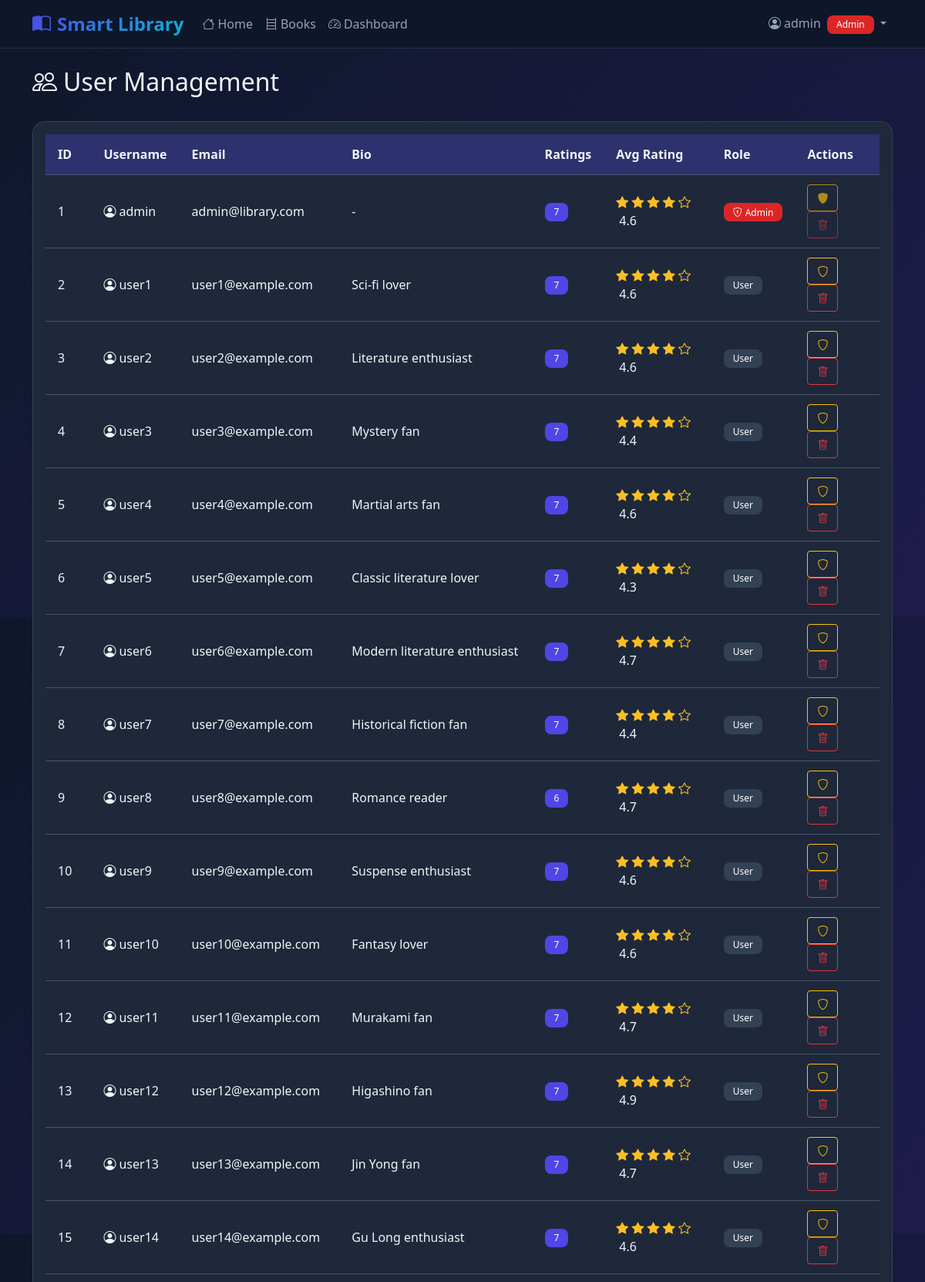
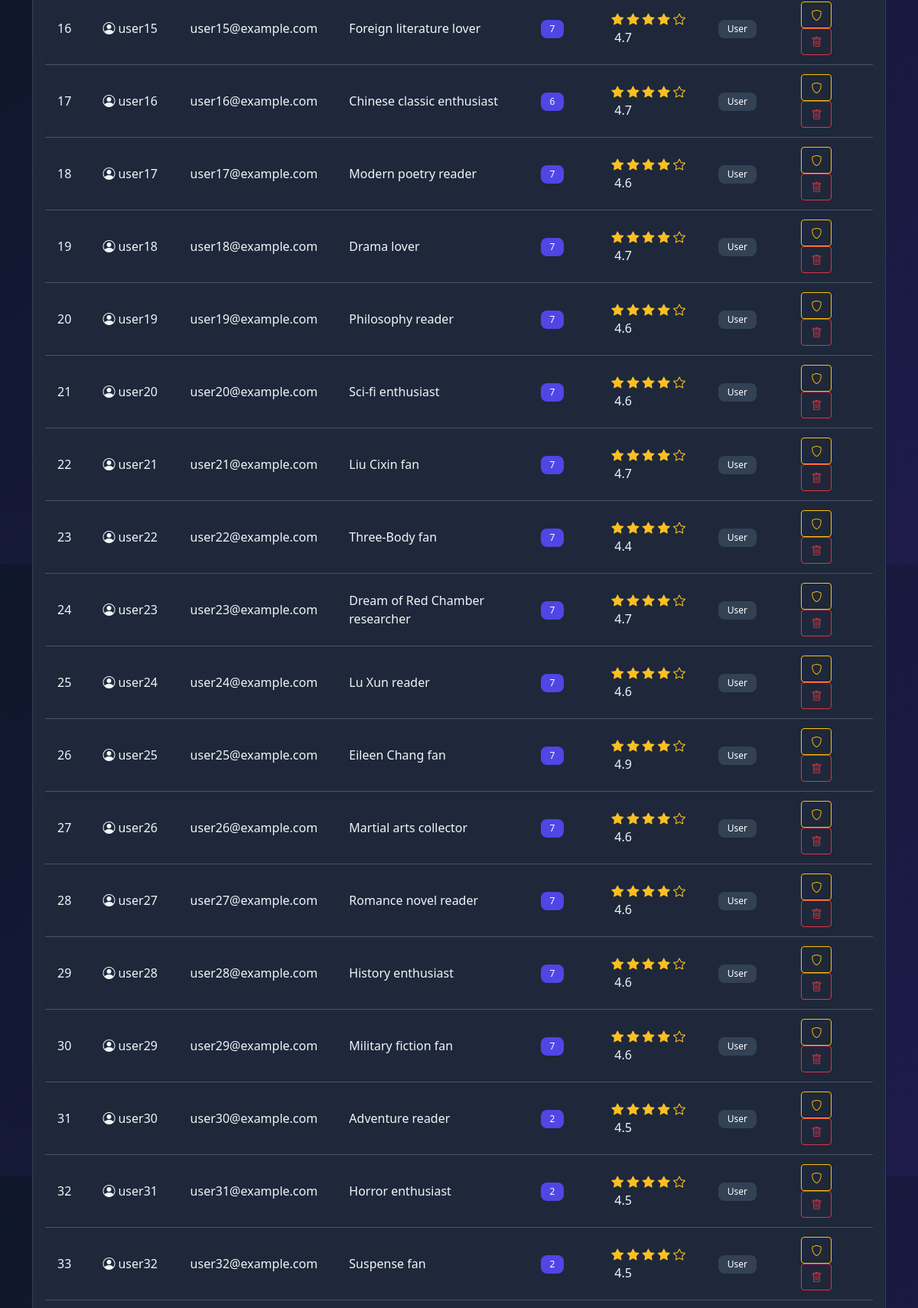
Page /admin/users (signed in, upper part) on the committed database (2 pictures, top to bottom).
### tables this page shows
CREATE TABLE users (
    id INTEGER PRIMARY KEY AUTOINCREMENT,
    username TEXT UNIQUE NOT NULL,
    email TEXT UNIQUE NOT NULL,
    password_hash TEXT NOT NULL,
    bio TEXT DEFAULT '',
    is_admin INTEGER DEFAULT 0,
    created_at TIMESTAMP DEFAULT CURRENT_TIMESTAMP
);

### app.py (the view)
@app.route('/admin/users')
@admin_required
def admin_users():
    users = query_db('''
        SELECT u.*,
               (SELECT COUNT(*) FROM ratings WHERE user_id = u.id) as rating_count,
               (SELECT AVG(rating) FROM ratings WHERE user_id = u.id) as avg_rating
        FROM users u
        ORDER BY u.created_at DESC
    ''')
    return render_template('admin/users.html', users=users)

### app.py (called while the page is built)
def get_db():
    db = getattr(g, '_database', None)
    if db is None:
        db = g._database = sqlite3.connect(app.config['DATABASE'])
        db.row_factory = sqlite3.Row
    return db

def query_db(query, args=(), one=False):
    cur = get_db().execute(query, args)
    rv = cur.fetchall()
    cur.close()
    return (rv[0] if rv else None) if one else rv

@app.teardown_appcontext
def close_connection(exception):
    db = getattr(g, '_database', None)
    if db is not None:
        db.close()

def admin_required(f):
    @wraps(f)
    def decorated_function(*args, **kwargs):
        if 'user_id' not in session:
            flash('Please sign in first', 'warning')
            return redirect(url_for('login'))
        user = query_db('SELECT * FROM users WHERE id = ?', [session['user_id']], one=True)
        if not user or not user['is_admin']:
            flash('Admin access required', 'danger')
            return redirect(url_for('index'))
        return f(*args, **kwargs)
    return decorated_function

### templates/admin/users.html (shortened to what this page needs)
{% extends "base.html" %}
{% block content %}
<div class="d-flex justify-content-between align-items-center mb-4">
    <h2><i class="bi bi-people me-2"></i>User Management</h2>
</div>
<div class="card">
    <div class="card-body">
        <div class="table-responsive">
            <table class="table table-hover">
                <thead>
                    <tr>
                        <th>ID</th>
                        <th>Username</th>
                        <th>Email</th>
                        <th>Bio</th>
                        <th>Ratings</th>
                        <th>Avg Rating</th>
                        <th>Role</th>
                        <th>Actions</th>
                    </tr>
                </thead>
                <tbody>
                    {% for user in users %}
                    <tr>
                        <td>{{ user.id }}</td>
                        <td>
                            <i class="bi bi-person-circle me-1"></i>{{ user.username }}
                        </td>
                        <td>{{ user.email }}</td>
                        <td>{{ user.bio or '-' }}</td>
                        <td>
                            <span class="badge bg-primary">{{ user.rating_count or 0 }}</span>
                        </td>
                        <td>
                            {% if user.avg_rating %}
                            <span class="stars">
                                {% for i in range(5) %}
                                    {% if i < user.avg_rating|int %}
                                        <i class="bi bi-star-fill"></i>
                                    {% else %}
                                        <i class="bi bi-star"></i>
                                    {% endif %}
                                {% endfor %}
                            </span>
                            <span class="ms-1">{{ "%.1f"|format(user.avg_rating) }}</span>
                            {% else %}
                            <span>-</span>
                            {% endif %}
                        </td>
                        <td>
                            {% if user.is_admin %}
                            <span class="badge bg-danger"><i class="bi bi-shield-lock me-1"></i>Admin</span>
                            {% else %}
                            <span class="badge bg-secondary">User</span>
                            {% endif %}
                        </td>
                        <td>
                            <form method="POST" action="{{ url_for('admin_toggle_admin', user_id=user.id) }}" class="d-inline">
                                <button type="submit" class="btn btn-sm btn-outline-warning"
                                        {% if user.id == session.user_id %}disabled{% endif %}
                                        title="Toggle admin status">
                                    <i class="bi bi-shield{% if user.is_admin %}-fill{% endif %}"></i>
                                </button>
                            </form>
                            <form method="POST" action="{{ url_for('admin_delete_user', user_id=user.id) }}"
                                  class="d-inline" onsubmit="return confirm('Delete this user and all their ratings?')">
                                <button type="submit" class="btn btn-sm btn-outline-danger"
                                        {% if user.id == session.user_id %}disabled{% endif %}>
                                    <i class="bi bi-trash"></i>
                                </button>
                            </form>
                        </td>
                    </tr>
                    {% endfor %}
                </tbody>
            </table>
        </div>
    </div>
</div>
{% endblock %}

### templates/base.html (shortened to what this page needs)
<!DOCTYPE html>
<html lang="en">
<head>
    <link href="https://cdn.jsdelivr.net/npm/bootstrap@5.3.2/dist/css/bootstrap.min.css" rel="stylesheet">
    <link rel="stylesheet" href="https://cdn.jsdelivr.net/npm/bootstrap-icons@1.11.1/font/bootstrap-icons.css">
</head>
<body>
    <nav class="navbar navbar-expand-lg navbar-dark sticky-top">
        <div class="container">
            <a class="navbar-brand" href="{{ url_for('index') }}">
                <i class="bi bi-book-half me-2"></i>Smart Library
            </a>
            <div class="collapse navbar-collapse" id="navbarNav">
                <ul class="navbar-nav me-auto">
                    <li class="nav-item">
                        <a class="nav-link" href="{{ url_for('index') }}">
                            <i class="bi bi-house me-1"></i>Home
                        </a>
                    </li>
                    <li class="nav-item">
                        <a class="nav-link" href="{{ url_for('books') }}">
                            <i class="bi bi-bookshelf me-1"></i>Books
                        </a>
                    </li>
                    {% if session.user_id %}
                    <li class="nav-item">
                        <a class="nav-link" href="{{ url_for('admin_dashboard') if session.is_admin else url_for('dashboard') }}">
                            <i class="bi bi-speedometer2 me-1"></i>Dashboard
                        </a>
                    </li>
                    {% endif %}
                </ul>
                <ul class="navbar-nav">
                    {% if session.user_id %}
                    <li class="nav-item dropdown">
                        <a class="nav-link dropdown-toggle" href="#" role="button" data-bs-toggle="dropdown">
                            <i class="bi bi-person-circle me-1"></i>{{ session.username }}
                            {% if session.is_admin %}<span class="badge bg-danger ms-1">Admin</span>{% endif %}
                        </a>
                    </li>
                    {% endif %}
                </ul>
            </div>
        </div>
    </nav>
    <main class="container py-4">
        {% block content %}{% endblock %}
    </main>
</body>
</html>

### templates/base.html (style rules this page uses)
:root { --primary-color: #4f46e5; --secondary-color: #7c3aed; --accent-color: #06b6d4; --dark-bg: #0f172a; --card-bg: #1e293b; --text-primary: #f1f5f9; --text-secondary: #94a3b8; --input-bg: #334155; --border-color: #475569; }
body { background: linear-gradient(135deg, var(--dark-bg) 0%, #1e1b4b 100%); color: var(--text-primary); font-family: 'Segoe UI', system-ui, -apple-system, sans-serif; min-height: 100vh; }
.navbar { background: rgba(15, 23, 42, 0.98) !important; backdrop-filter: blur(10px); border-bottom: 1px solid rgba(255,255,255,0.1); }
.navbar-brand { font-weight: 700; background: linear-gradient(135deg, var(--primary-color), var(--accent-color)); -webkit-background-clip: text; -webkit-text-fill-color: transparent; font-size: 1.5rem; }
.nav-link { color: var(--text-secondary) !important; transition: color 0.3s; }
.card { background: var(--card-bg); border: 1px solid rgba(255,255,255,0.1); border-radius: 16px; transition: transform 0.3s, box-shadow 0.3s; overflow: hidden; }
.card-body { color: var(--text-primary); }
.btn-sm { padding: 6px 12px; }
.badge { border-radius: 8px; padding: 6px 12px; font-weight: 500; }
.bg-primary { background: var(--primary-color) !important; }
.bg-secondary { background: var(--input-bg) !important; }
.bg-danger { background: #dc2626 !important; }
.stars { color: #fbbf24; }
.table { color: var(--text-primary); }
.table thead th { background: rgba(79, 70, 229, 0.3); color: var(--text-primary); border-color: var(--border-color); font-weight: 600; padding: 14px 16px; }
.table tbody td { background: rgba(30, 41, 59, 0.5); border-color: var(--border-color); vertical-align: middle; padding: 12px 16px; color: var(--text-primary); }
.table tbody tr { background: rgba(30, 41, 59, 0.3); }
a { color: var(--accent-color); text-decoration: none; }
h1, h2, h3, h4, h5, h6 { color: var(--text-primary); }

### rows in the picture
users: username "admin", id "1", email "admin@library.com", bio "-", rating_count "7", avg_rating "4.6", is_admin 1 (drawn)
users: id "2", username "user1", email "user1@example.com", bio "Sci-fi lover", rating_count "7", avg_rating "4.6", is_admin "User"
users: id "3", username "user2", email "user2@example.com", bio "Literature enthusiast", rating_count "7", avg_rating "4.6", is_admin "User"
users: id "4", username "user3", email "user3@example.com", bio "Mystery fan", rating_count "7", avg_rating "4.4", is_admin "User"
users: id "5", username "user4", email "user4@example.com", bio "Martial arts fan", rating_count "7", avg_rating "4.6", is_admin "User"
users: id "6", username "user5", email "user5@example.com", bio "Classic literature lover", rating_count "7", avg_rating "4.3", is_admin "User"
users: id "7", username "user6", email "user6@example.com", bio "Modern literature enthusiast", avg_rating "4.7", is_admin "User"
users: id "8", username "user7", email "user7@example.com", bio "Historical fiction fan", rating_count "7", avg_rating "4.4", is_admin "User"
users: id "9", username "user8", email "user8@example.com", bio "Romance reader", rating_count "6", avg_rating "4.7", is_admin "User"
users: id "10", username "user9", email "user9@example.com", bio "Suspense enthusiast", rating_count "7", avg_rating "4.6", is_admin "User"
users: id "11", username "user10", email "user10@example.com", bio "Fantasy lover", rating_count "7", avg_rating "4.6", is_admin "User"
users: id "12", username "user11", email "user11@example.com", bio "Murakami fan", rating_count "7", avg_rating "4.7", is_admin "User"
users: id "13", username "user12", email "user12@example.com", bio "Higashino fan", rating_count "7", avg_rating "4.9", is_admin "User"
users: id "14", username "user13", email "user13@example.com", bio "Jin Yong fan", rating_count "7", avg_rating "4.7", is_admin "User"
users: id "15", username "user14", email "user14@example.com", bio "Gu Long enthusiast", rating_count "7", avg_rating "4.6", is_admin "User"
users: id "16", username "user15", email "user15@example.com", bio "Foreign literature lover", rating_count "7", avg_rating "4.7", is_admin "User"
users: id "17", username "user16", email "user16@example.com", bio "Chinese classic enthusiast", rating_count "6", avg_rating "4.7", is_admin "User"
users: id "18", username "user17", email "user17@example.com", bio "Modern poetry reader", rating_count "7", avg_rating "4.6", is_admin "User"
users: id "19", username "user18", email "user18@example.com", bio "Drama lover", rating_count "7", avg_rating "4.7", is_admin "User"
users: id "20", username "user19", email "user19@example.com", bio "Philosophy reader", rating_count "7", avg_rating "4.6", is_admin "User"
users: id "21", username "user20", email "user20@example.com", bio "Sci-fi enthusiast", rating_count "7", avg_rating "4.6", is_admin "User"
users: id "22", username "user21", email "user21@example.com", bio "Liu Cixin fan", rating_count "7", avg_rating "4.7", is_admin "User"
users: id "23", username "user22", email "user22@example.com", bio "Three-Body fan", rating_count "7", avg_rating "4.4", is_admin "User"
users: id "24", username "user23", email "user23@example.com", bio "Dream of Red Chamber researcher", rating_count "7", avg_rating "4.7", is_admin "User"
users: id "25", username "user24", email "user24@example.com", bio "Lu Xun reader", rating_count "7", avg_rating "4.6", is_admin "User"
users: id "26", username "user25", email "user25@example.com", bio "Eileen Chang fan", rating_count "7", avg_rating "4.9", is_admin "User"
users: id "27", username "user26", email "user26@example.com", bio "Martial arts collector", rating_count "7", avg_rating "4.6", is_admin "User"
users: id "28", username "user27", email "user27@example.com", bio "Romance novel reader", rating_count "7", avg_rating "4.6", is_admin "User"
users: id "29", username "user28", email "user28@example.com", bio "History enthusiast", rating_count "7", avg_rating "4.6", is_admin "User"
users: id "30", username "user29", email "user29@example.com", bio "Military fiction fan", rating_count "7", avg_rating "4.6", is_admin "User"
users: id "31", username "user30", email "user30@example.com", bio "Adventure reader", rating_count "2", avg_rating "4.5", is_admin "User"
users: id "32", username "user31", email "user31@example.com", bio "Horror enthusiast", rating_count "2", avg_rating "4.5", is_admin "User"
users: id "33", username "user32", email "user32@example.com", bio "Suspense fan", rating_count "2", avg_rating "4.5", is_admin "User"
